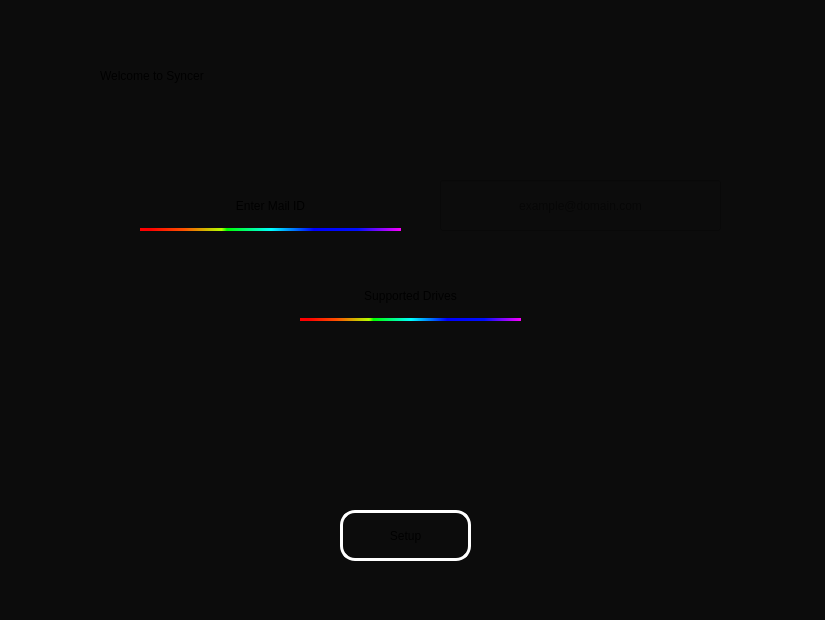
<?xml version="1.0" encoding="UTF-8"?>
<ui version="4.0">
 <class>MainWindow</class>
 <widget class="QMainWindow" name="MainWindow">
  <property name="geometry">
   <rect>
    <x>0</x>
    <y>0</y>
    <width>825</width>
    <height>620</height>
   </rect>
  </property>
  <property name="windowTitle">
   <string>MainWindow</string>
  </property>
  <property name="toolTipDuration">
   <number>4</number>
  </property>
  <property name="styleSheet">
   <string notr="true">background-color: rgb(12, 12,12);</string>
  </property>
  <property name="toolButtonStyle">
   <enum>Qt::ToolButtonIconOnly</enum>
  </property>
  <property name="tabShape">
   <enum>QTabWidget::Rounded</enum>
  </property>
  <property name="dockOptions">
   <set>QMainWindow::AllowTabbedDocks|QMainWindow::AnimatedDocks</set>
  </property>
  <widget class="QWidget" name="centralwidget">
   <widget class="QLabel" name="label">
    <property name="geometry">
     <rect>
      <x>100</x>
      <y>20</y>
      <width>671</width>
      <height>111</height>
     </rect>
    </property>
    <property name="styleSheet">
     <string notr="true">font: 75 48pt &quot;Quicksand&quot;;
font:white;</string>
    </property>
    <property name="text">
     <string>Welcome to Syncer</string>
    </property>
   </widget>
   <widget class="QLabel" name="label_2">
    <property name="geometry">
     <rect>
      <x>140</x>
      <y>180</y>
      <width>261</width>
      <height>51</height>
     </rect>
    </property>
    <property name="styleSheet">
     <string notr="true">font: 75 18pt &quot;Quicksand&quot;;
border-bottom:3px solid qlineargradient(spread:reflect, x1:0, y1:0, x2:1, y2:0, stop:0.0379147 rgba(255, 0, 0, 255), stop:0.166 rgba(255, 80, 0, 255), stop:0.312796 rgba(181, 255, 0, 255), stop:0.333 rgba(0, 255, 0, 255), stop:0.50237 rgba(0, 255, 255, 255), stop:0.666 rgba(0, 0, 255, 255), stop:0.833 rgba(0, 15, 255, 255), stop:1 rgba(252, 0, 255, 255));
font:white</string>
    </property>
    <property name="text">
     <string>Enter Mail ID</string>
    </property>
    <property name="alignment">
     <set>Qt::AlignCenter</set>
    </property>
   </widget>
   <widget class="QLineEdit" name="lineEdit">
    <property name="geometry">
     <rect>
      <x>440</x>
      <y>180</y>
      <width>281</width>
      <height>51</height>
     </rect>
    </property>
    <property name="styleSheet">
     <string notr="true">font: 75 16pt &quot;Quicksand&quot;;
font:rgb(170, 170, 255);</string>
    </property>
    <property name="inputMethodHints">
     <set>Qt::ImhEmailCharactersOnly</set>
    </property>
    <property name="alignment">
     <set>Qt::AlignCenter</set>
    </property>
    <property name="placeholderText">
     <string>example@domain.com</string>
    </property>
    <property name="clearButtonEnabled">
     <bool>false</bool>
    </property>
   </widget>
   <widget class="QLabel" name="label_10">
    <property name="geometry">
     <rect>
      <x>270</x>
      <y>340</y>
      <width>111</width>
      <height>111</height>
     </rect>
    </property>
    <property name="toolTip">
     <string>Google Drive</string>
    </property>
    <property name="toolTipDuration">
     <number>4</number>
    </property>
    <property name="whatsThis">
     <string>Google Drive</string>
    </property>
    <property name="styleSheet">
     <string notr="true">font:white;</string>
    </property>
    <property name="text">
     <string/>
    </property>
    <property name="pixmap">
     <pixmap>images/goo-removebg-preview.png</pixmap>
    </property>
    <property name="scaledContents">
     <bool>true</bool>
    </property>
    <property name="alignment">
     <set>Qt::AlignCenter</set>
    </property>
    <property name="buddy">
     <cstring>Google Drive</cstring>
    </property>
   </widget>
   <widget class="QLabel" name="label_11">
    <property name="geometry">
     <rect>
      <x>410</x>
      <y>350</y>
      <width>131</width>
      <height>111</height>
     </rect>
    </property>
    <property name="toolTip">
     <string>OneDrive</string>
    </property>
    <property name="toolTipDuration">
     <number>60</number>
    </property>
    <property name="whatsThis">
     <string>OneDrive</string>
    </property>
    <property name="text">
     <string/>
    </property>
    <property name="pixmap">
     <pixmap>images/onedrive-removebg-preview.png</pixmap>
    </property>
    <property name="scaledContents">
     <bool>false</bool>
    </property>
    <property name="alignment">
     <set>Qt::AlignCenter</set>
    </property>
    <property name="textInteractionFlags">
     <set>Qt::NoTextInteraction</set>
    </property>
    <property name="buddy">
     <cstring>Onedrive</cstring>
    </property>
   </widget>
   <widget class="QLabel" name="label_7">
    <property name="geometry">
     <rect>
      <x>300</x>
      <y>270</y>
      <width>221</width>
      <height>51</height>
     </rect>
    </property>
    <property name="styleSheet">
     <string notr="true">font: 75 18pt &quot;Quicksand&quot;;
border-bottom:3px solid qlineargradient(spread:reflect, x1:0, y1:0, x2:1, y2:0, stop:0.0379147 rgba(255, 0, 0, 255), stop:0.166 rgba(255, 80, 0, 255), stop:0.312796 rgba(181, 255, 0, 255), stop:0.333 rgba(0, 255, 0, 255), stop:0.50237 rgba(0, 255, 255, 255), stop:0.666 rgba(0, 0, 255, 255), stop:0.833 rgba(0, 15, 255, 255), stop:1 rgba(252, 0, 255, 255));
font:white;</string>
    </property>
    <property name="text">
     <string>Supported Drives</string>
    </property>
    <property name="alignment">
     <set>Qt::AlignCenter</set>
    </property>
   </widget>
   <widget class="QPushButton" name="pushButton">
    <property name="geometry">
     <rect>
      <x>340</x>
      <y>510</y>
      <width>131</width>
      <height>51</height>
     </rect>
    </property>
    <property name="cursor">
     <cursorShape>PointingHandCursor</cursorShape>
    </property>
    <property name="toolTipDuration">
     <number>4</number>
    </property>
    <property name="styleSheet">
     <string notr="true">border-radius:15px;
border:3px solid white;
font: 75 18pt &quot;Quicksand&quot;;
font:white;</string>
    </property>
    <property name="text">
     <string>Setup</string>
    </property>
   </widget>
   <widget class="QLabel" name="label_3">
    <property name="geometry">
     <rect>
      <x>720</x>
      <y>160</y>
      <width>21</width>
      <height>21</height>
     </rect>
    </property>
    <property name="text">
     <string/>
    </property>
   </widget>
  </widget>
 </widget>
 <resources/>
 <connections/>
</ui>
